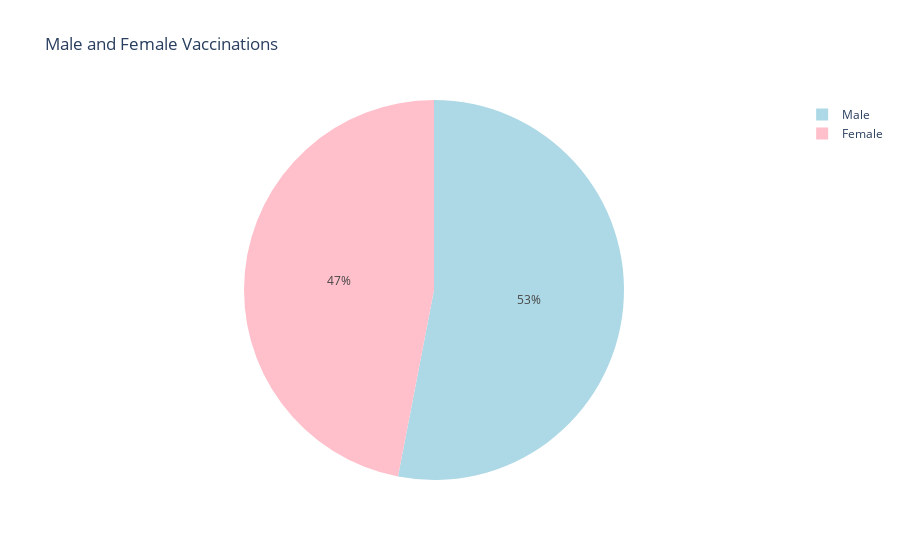

The cell this chart's notebook holds for it:
### Code cell
# Vaccinations of Male v Females

# filter out male and female individuals
male= vaccination['Male(Individuals Vaccinated)'].sum()
female= vaccination['Female(Individuals Vaccinated)'].sum()

px.pie(names=['Male', 'Female'], values=[male, female], title= 'Male and Female Vaccinations', color_discrete_sequence=['lightblue', 'pink'])

### Figure 1 — Plotly figure (JSON) as saved in the notebook; plotly's stock layout.template omitted (floating-point values rounded to 4 significant figures)
{"data": [{"domain": {"x": [0, 1], "y": [0, 1]}, "hovertemplate": "label=%{label}<br>value=%{value}<extra></extra>", "labels": ["Male", "Female"], "legendgroup": "", "name": "", "showlegend": true, "type": "pie", "values": [7138698858, 6321628736]}], "layout": {"legend": {"tracegroupgap": 0}, "piecolorway": ["lightblue", "pink"], "title": {"text": "Male and Female Vaccinations"}}}
